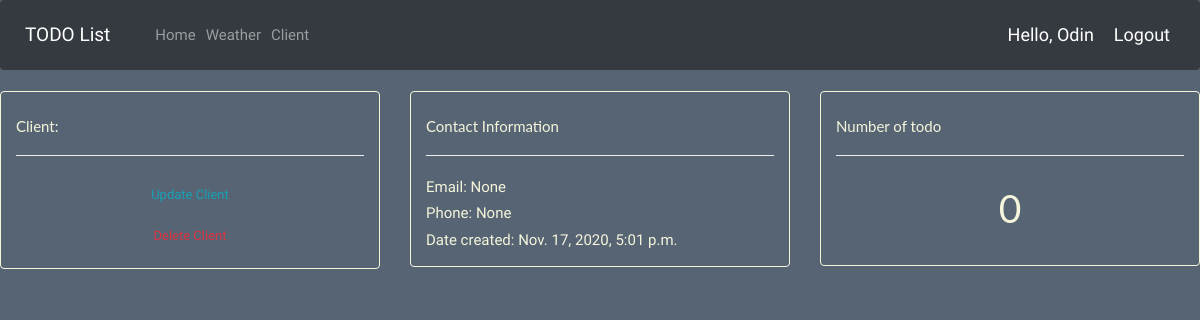
The app's page /client/ (signed in) with its own data.
### todo/models.py (models this page shows, shortened)
class Client(models.Model):
	user = models.OneToOneField(User, null=True, on_delete=models.CASCADE) # устанавливаем отношение 1 к 1 между клиентом и пользователем.
	name = models.CharField(max_length=200, null=True)
	phone = models.CharField(max_length=200, null=True)
	email = models.CharField(max_length=200, null=True)
	date_created = models.DateTimeField(auto_now_add=True)

### todo/decorators.py (the view)
        def wrapper_func(request, *args, **kwargs):
            group = None
            if request.user.groups.exists():
                group = request.user.groups.all()[0].name
            if group in allowed_roles:
                return view_func(request, *args, **kwargs)
            else:
                return HttpResponse('You are not authorized to view this page')

### todo/views.py (called while the page is built)
@allowed_users(allowed_roles=['admin','client'])
def client(request):
    client = Client.objects.get(name=request.user)
    clients = Client.objects.all()
    todos = Todo.objects.all()
    total_clients = clients.count()
    total_todos = todos.filter(client_id=Client.objects.get(name=request.user)).count()
    context = {'total_clients': total_clients, 'client': client, 'total_todos': total_todos}
    return render(request, 'todo/client.html', context)

### todo/templates/todo/client.html (shortened to what this page needs)
{% extends 'todo/main.html' %}
{% block content %}
<div class="row">
	<div class="col-md">
		<div class="alert">
			<h5>Client:</h5>
			<hr>
			<a class="btn btn-outline-info  btn-sm btn-block" href="">Update Client</a>
			<a class="btn btn-outline-danger  btn-sm btn-block" href="">Delete Client</a>
		</div>
	</div>
	<div class="col-md">
		<div class="alert">
			<h5>Contact Information</h5>
			<hr>
			<p>Email: {{ client.email }} </p>
			<p>Phone: {{ client.phone }} </p>
			<p>Date created: {{ client.date_created }} </p>
		</div>
	</div>
	<div class="col-md">
		<div class="alert">
			<h5>Number of todo</h5>
			<hr>
			<h1 style="text-align: center;padding: 10px">{{ total_todos }}</h1>
		</div>
	</div>
</div>
{% endblock content %}

### todo/templates/todo/navbar.html (shortened to what this page needs)
{% load static %}
<nav class="navbar navbar-expand-lg navbar-dark bg-dark">
  <a class="navbar-brand" href="#">TODO List</a>
  <div class="collapse navbar-collapse" id="navbarNav">
    <ul class="navbar-nav">
      <li class="nav-item">
        <a class="nav-link" href="{% url 'index' %}">Home</a>
      </li>
      <li class="nav-item">
        <a class="nav-link" href="{% url 'weather' %}">Weather</a>
      </li>
      <li class="nav-item">
        <a class="nav-link" href="{% url 'client' %}">Client</a>
      </li>
    </ul>
  </div>
  <span class="hello-msg"> Hello, {{ request.user }}</span>
	<span ><a class="hello-msg" href="{% url 'logout' %}">Logout</a></span>
</nav>

### todo/static/todo/styles.css (style rules this page uses)
body { margin: 0; padding: 0; height: 100%; background: rgba(44, 62, 80, .8); font-family: 'Oswald', 'Futura', sans-serif; }

### todo/templates/todo/navbar.html (style rules this page uses)
.hello-msg { font-size: 18px; color: #fff; margin-right: 20px; }

### todo/templates/todo/client.html (style rules this page uses)
.alert { color: beige; border-color: beige; }

### records on screen
Client: email "None", phone "None", date_created "Nov. 17, 2020, 5:01 p.m."

### other values on screen
{{ request.user }} "Odin"
{{ total_todos }} "0"
